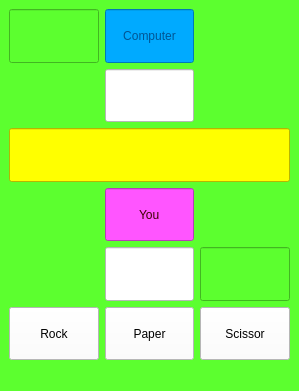
<?xml version="1.0" encoding="UTF-8"?>
<ui version="4.0">
 <class>RockPaperScissors</class>
 <widget class="QMainWindow" name="RockPaperScissors">
  <property name="geometry">
   <rect>
    <x>0</x>
    <y>0</y>
    <width>299</width>
    <height>391</height>
   </rect>
  </property>
  <property name="windowTitle">
   <string>MainWindow</string>
  </property>
  <property name="styleSheet">
   <string notr="true">background-color: rgb(92, 255, 47);</string>
  </property>
  <widget class="QWidget" name="centralwidget">
   <layout class="QGridLayout" name="gridLayout">
    <item row="5" column="2">
     <widget class="QPushButton" name="pbsci">
      <property name="sizePolicy">
       <sizepolicy hsizetype="Minimum" vsizetype="Expanding">
        <horstretch>0</horstretch>
        <verstretch>0</verstretch>
       </sizepolicy>
      </property>
      <property name="styleSheet">
       <string notr="true">background-color: rgb(255, 255, 255);</string>
      </property>
      <property name="text">
       <string>Scissor</string>
      </property>
      <property name="icon">
       <iconset>
        <normaloff>../../../مزون/scissors.jpg</normaloff>../../../مزون/scissors.jpg</iconset>
      </property>
      <property name="iconSize">
       <size>
        <width>40</width>
        <height>40</height>
       </size>
      </property>
     </widget>
    </item>
    <item row="2" column="0" colspan="3">
     <widget class="QLineEdit" name="lineEdit_3">
      <property name="sizePolicy">
       <sizepolicy hsizetype="Expanding" vsizetype="Expanding">
        <horstretch>0</horstretch>
        <verstretch>0</verstretch>
       </sizepolicy>
      </property>
      <property name="styleSheet">
       <string notr="true">background-color: rgb(255, 255, 0);
font: 700 16pt &quot;Constantia&quot;;</string>
      </property>
      <property name="alignment">
       <set>Qt::AlignCenter</set>
      </property>
     </widget>
    </item>
    <item row="4" column="1">
     <widget class="QLineEdit" name="lineEdit_5">
      <property name="sizePolicy">
       <sizepolicy hsizetype="Expanding" vsizetype="Expanding">
        <horstretch>0</horstretch>
        <verstretch>0</verstretch>
       </sizepolicy>
      </property>
      <property name="styleSheet">
       <string notr="true">background-color: rgb(255, 255, 255);
font: 700 16pt &quot;Times New Roman&quot;;</string>
      </property>
      <property name="alignment">
       <set>Qt::AlignCenter</set>
      </property>
     </widget>
    </item>
    <item row="3" column="1">
     <widget class="QLineEdit" name="lineEdit_4">
      <property name="sizePolicy">
       <sizepolicy hsizetype="Expanding" vsizetype="Expanding">
        <horstretch>0</horstretch>
        <verstretch>0</verstretch>
       </sizepolicy>
      </property>
      <property name="styleSheet">
       <string notr="true">font: 700 12pt &quot;Tahoma&quot;;
color: rgb(61, 0, 0);
background-color: rgb(255, 85, 255);</string>
      </property>
      <property name="text">
       <string>You</string>
      </property>
      <property name="alignment">
       <set>Qt::AlignCenter</set>
      </property>
      <property name="placeholderText">
       <string>Player</string>
      </property>
     </widget>
    </item>
    <item row="0" column="1">
     <widget class="QLineEdit" name="lineEdit">
      <property name="sizePolicy">
       <sizepolicy hsizetype="Expanding" vsizetype="Expanding">
        <horstretch>0</horstretch>
        <verstretch>0</verstretch>
       </sizepolicy>
      </property>
      <property name="styleSheet">
       <string notr="true">background-color: rgb(0, 170, 255);
color: rgb(0, 0, 40);

font: 700 12pt &quot;Tahoma&quot;;
</string>
      </property>
      <property name="alignment">
       <set>Qt::AlignCenter</set>
      </property>
      <property name="placeholderText">
       <string>Computer</string>
      </property>
     </widget>
    </item>
    <item row="5" column="1">
     <widget class="QPushButton" name="pbpaper">
      <property name="sizePolicy">
       <sizepolicy hsizetype="Minimum" vsizetype="Expanding">
        <horstretch>0</horstretch>
        <verstretch>0</verstretch>
       </sizepolicy>
      </property>
      <property name="styleSheet">
       <string notr="true">background-color: rgb(255, 255, 255);</string>
      </property>
      <property name="text">
       <string>Paper</string>
      </property>
      <property name="icon">
       <iconset>
        <normaloff>../../../مزون/paper.jpg</normaloff>../../../مزون/paper.jpg</iconset>
      </property>
      <property name="iconSize">
       <size>
        <width>40</width>
        <height>40</height>
       </size>
      </property>
     </widget>
    </item>
    <item row="0" column="0">
     <widget class="QLineEdit" name="lineEdit_6">
      <property name="sizePolicy">
       <sizepolicy hsizetype="Expanding" vsizetype="Expanding">
        <horstretch>0</horstretch>
        <verstretch>0</verstretch>
       </sizepolicy>
      </property>
      <property name="styleSheet">
       <string notr="true">font: 700 18pt &quot;Microsoft New Tai Lue&quot;;
color: rgb(136, 11, 44);</string>
      </property>
      <property name="alignment">
       <set>Qt::AlignCenter</set>
      </property>
     </widget>
    </item>
    <item row="1" column="1">
     <widget class="QLineEdit" name="lineEdit_2">
      <property name="sizePolicy">
       <sizepolicy hsizetype="Expanding" vsizetype="Expanding">
        <horstretch>0</horstretch>
        <verstretch>0</verstretch>
       </sizepolicy>
      </property>
      <property name="styleSheet">
       <string notr="true">background-color: rgb(255, 255, 255);
font: 700 18pt &quot;Times New Roman&quot;;</string>
      </property>
      <property name="alignment">
       <set>Qt::AlignCenter</set>
      </property>
     </widget>
    </item>
    <item row="5" column="0">
     <widget class="QPushButton" name="pbrock">
      <property name="sizePolicy">
       <sizepolicy hsizetype="Minimum" vsizetype="Expanding">
        <horstretch>0</horstretch>
        <verstretch>0</verstretch>
       </sizepolicy>
      </property>
      <property name="styleSheet">
       <string notr="true">background-color: rgb(255, 255, 255);</string>
      </property>
      <property name="text">
       <string>Rock</string>
      </property>
      <property name="icon">
       <iconset>
        <normaloff>../../../مزون/rock.jpg</normaloff>../../../مزون/rock.jpg</iconset>
      </property>
      <property name="iconSize">
       <size>
        <width>40</width>
        <height>40</height>
       </size>
      </property>
      <property name="checkable">
       <bool>false</bool>
      </property>
     </widget>
    </item>
    <item row="4" column="2">
     <widget class="QLineEdit" name="lineEdit_7">
      <property name="sizePolicy">
       <sizepolicy hsizetype="Expanding" vsizetype="Expanding">
        <horstretch>0</horstretch>
        <verstretch>0</verstretch>
       </sizepolicy>
      </property>
      <property name="styleSheet">
       <string notr="true">font: 700 18pt &quot;Microsoft New Tai Lue&quot;;
color: rgb(83, 3, 48);</string>
      </property>
      <property name="alignment">
       <set>Qt::AlignCenter</set>
      </property>
     </widget>
    </item>
   </layout>
  </widget>
  <widget class="QMenuBar" name="menubar">
   <property name="geometry">
    <rect>
     <x>0</x>
     <y>0</y>
     <width>299</width>
     <height>22</height>
    </rect>
   </property>
  </widget>
  <widget class="QStatusBar" name="statusbar"/>
 </widget>
 <resources/>
 <connections/>
</ui>
